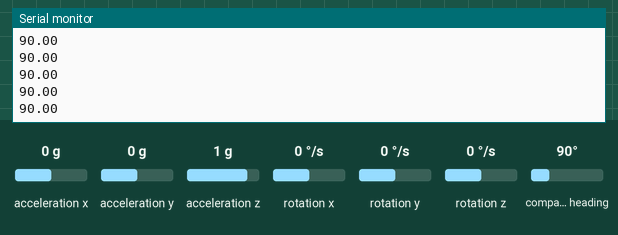
Simulated run of this sketch. Board: Arduino Uno, built with avr-gcc and run on an emulated ATmega328P. Shown: the last lines printed to the serial monitor. Inputs (shaded band) come from the test bench; at power-on: compass heading 90°, acceleration x 0 g, acceleration y 0 g, acceleration z 1 g, rotation x 0 °/s, rotation y 0 °/s, rotation z 0 °/s.

Above: at 1.2 s.
1.3 s: compass heading set to 7°
At 1.33 s:
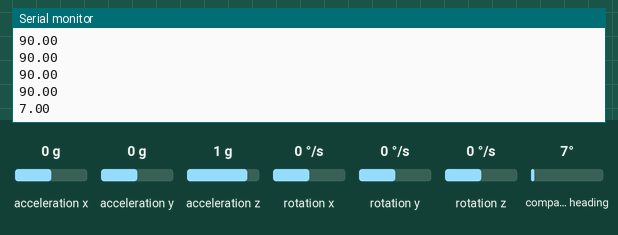
2.8 s: compass heading set to 180°
At 2.86 s:
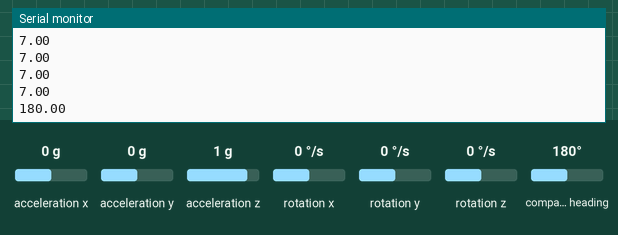
Timing chart, 0 to 5.8 s (numbered marks = the images above; inputs shaded):
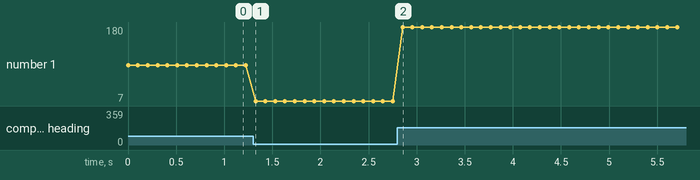

Measured:
- after the input at 1.3 s, the serial monitor: prints a new line at once (image 1)
- after the input at 2.8 s, the serial monitor: prints a new line after 0.05 s (image 2)
- plotted number 1: 90 → 7 after the input at 1.3 s, 7 → 180 after the input at 2.8 s

The sketch:

Heading.ino
```cpp
#include <Wire.h>
#include <LSM303.h>

LSM303 compass;

void setup() {
  Serial.begin(9600);
  Wire.begin();
  compass.init();
  compass.enableDefault();

  /*
  Calibration values; the default values of +/-32767 for each axis
  lead to an assumed magnetometer bias of 0. Use the Calibrate example
  program to determine appropriate values for your particular unit.
  */
  compass.m_min = (LSM303::vector<int16_t>){-32767, -32767, -32767};
  compass.m_max = (LSM303::vector<int16_t>){+32767, +32767, +32767};
}

void loop() {
  compass.read();

  /*
  When given no arguments, the heading() function returns the angular
  difference in the horizontal plane between a default vector and
  north, in degrees.

  The default vector is chosen by the library to point along the
  surface of the PCB, in the direction of the top of the text on the
  silkscreen. This is the +X axis on the Pololu LSM303D carrier and
  the -Y axis on the Pololu LSM303DLHC, LSM303DLM, and LSM303DLH
  carriers.

  To use a different vector as a reference, use the version of heading()
  that takes a vector argument; for example, use

    compass.heading((LSM303::vector<int>){0, 0, 1});

  to use the +Z axis as a reference.
  */
  float heading = compass.heading();

  Serial.println(heading);
  delay(100);
}
```
